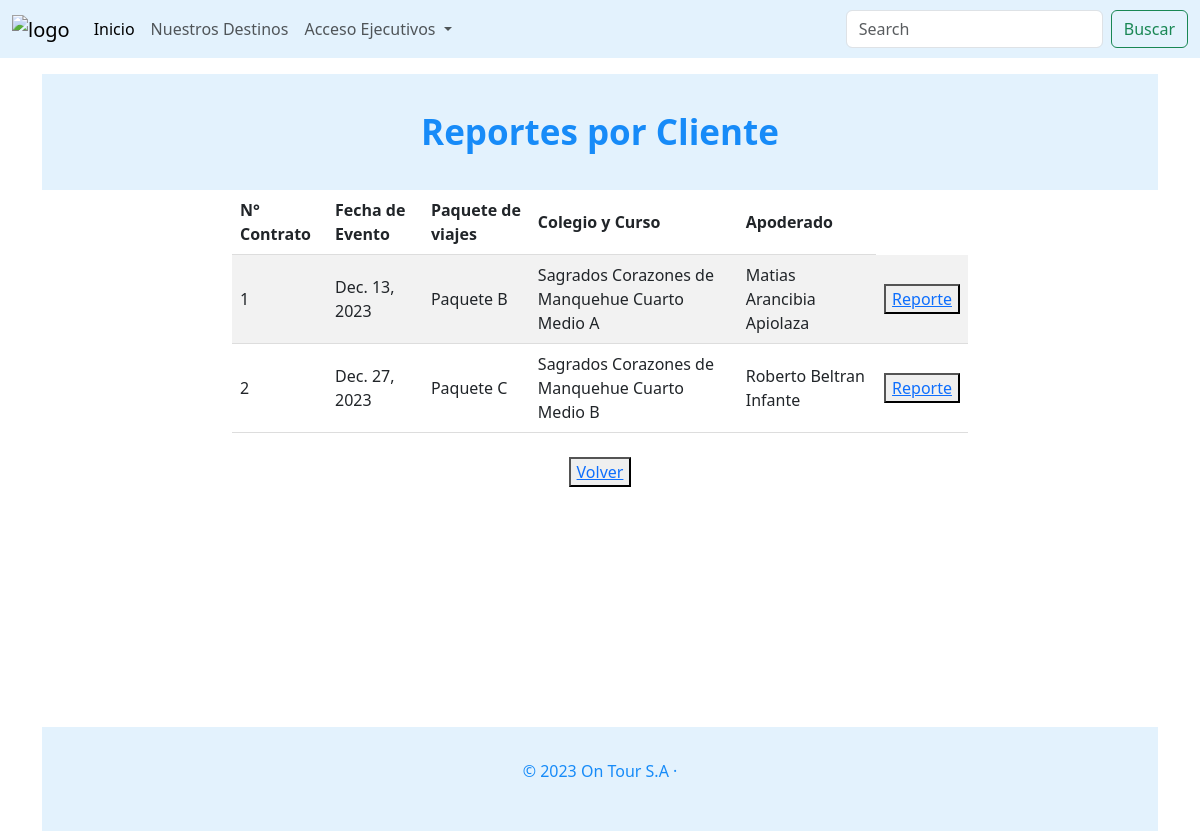
/ontour/reporte_dos, run on the app's committed database.
### ontour/models.py (models this page shows, shortened)
class contrato (models.Model):
    id_contrato             = models.AutoField(primary_key = True)
    fecha_contrato          = models.DateField(blank = False, null = False)
    fecha_evento            = models.DateField(blank = False, null = False)
    fecha_de_pago           = models.DateField(blank = False, null = False)
    monto_reserva           = models.IntegerField(blank = False, null = False)
    id_paquete              = models.ForeignKey("paquete_turistico", on_delete=models.CASCADE, blank = False, null = False, max_length=50)
    id_cuenta_viaje         = models.ForeignKey("estado_pago", on_delete=models.CASCADE)
    rut_apoderado           = models.ForeignKey("Apoderado", on_delete=models.CASCADE)
    id_curso                = models.ForeignKey("curso", on_delete=models.CASCADE)

class paquete_turistico (models.Model):
    id_paquete          = models.AutoField(primary_key = True, db_column='PaqueteTuristico')
    nombre_paquete      = models.CharField(blank = False, null = False, max_length=50)
    def __str__(self):
        return str(self.nombre_paquete)

class curso (models.Model):
    id_curso            = models.AutoField(primary_key = True, db_column= 'IdCurso')
    nivel_curso         = models.CharField(blank = False, null = False, max_length= 15)
    seccion_curso       = models.CharField(blank = False, null = False, max_length= 1)
    id_colegio          = models.ForeignKey("colegio", on_delete=models.CASCADE)
    id_cuenta_viaje     = models.ForeignKey("estado_pago",blank = False, null = False, on_delete=models.CASCADE)
    def __str__(self):
        return str (self.id_colegio)+ " "  +(self.nivel_curso)+ " " +(self.seccion_curso)

class colegio (models.Model):
    id_colegio          = models.AutoField(primary_key = True)
    nombre_colegio      = models.CharField(blank = False, null = False, max_length=50)
    def __str__(self):
        return str(self.nombre_colegio)

class Apoderado (models.Model):
    rut_apoderado           = models.CharField(primary_key = True, max_length=10)
    nombre_apoderado        = models.CharField(blank = False, null = False, max_length=50)
    appaterno_alumno        = models.CharField(blank = False, null = False, max_length=20)
    apmaterno_alumno        = models.CharField(blank = False, null = False, max_length=20)
    edad                    = models.IntegerField(blank = False, null = False)
    telefono                = models.IntegerField(blank = False, null = False)
    email                   = models.EmailField(blank = False, null = False, max_length=254)
    id_genero               = models.ForeignKey('Genero',on_delete=models.CASCADE, db_column='idGenero')
    rut_alumno              = models.ForeignKey("Alumno", on_delete=models.CASCADE)
    def __str__(self):
        return str(self.nombre_apoderado)+" "+str(self.appaterno_alumno)+ " "+ str(self.apmaterno_alumno)

### ontour/views.py (the view)
# urls.py: path('reporte_dos', views.reporte_dos, name='reporte_dos'),
def reporte_dos(request):
    contratos = contrato.objects.all()
    context={"contratos":contratos}
    return render(request, 'ontour/reporte_dos.html', context)

### ontour/templates/ontour/reporte_dos.html (shortened to what this page needs)
{% load static %}
<!DOCTYPE html>
<html lang="es">
<head>
    <link rel="stylesheet" href="{% static 'ccs/estilos.css'%}">
    <link href="https://cdn.jsdelivr.net/npm/bootstrap@5.3.0-alpha3/dist/css/bootstrap.min.css" rel="stylesheet">
    <link rel="stylesheet" href="https://cdn.jsdelivr.net/npm/@tabler/icons-webfont@latest/tabler-icons.min.css">
    <link href="{% static 'vendor/fontawesome-free/css/all.min.css'%}" rel="stylesheet" type="text/css">
    <link href="{% static 'css/sb-admin-2.min.css'%}" rel="stylesheet">
</head>
<body>
    <header>
        <nav class="navbar navbar-expand-lg" style="background-color: #e3f2fd;">
            <div class="container-fluid">
                <a class="navbar-brand" href="{% url 'index'%}">
                    <img src="{% static 'imagenes/logo.png' %}" alt="logo" width="auto" height="100">
                </a>
                <div class="collapse navbar-collapse" id="navbarSupportedContent">
                    <ul class="navbar-nav me-auto mb-2 mb-lg-0">
                        <li class="nav-item">
                            <a class="nav-link active" aria-current="page" href="{% url 'index'%}">Inicio</a>
                        </li>
                    <li class="nav-item">
                        <a class="nav-link" href="{% url 'destinos'%}">Nuestros Destinos</a>
                    </li>
                    <li class="nav-item dropdown">
                        <a class="nav-link dropdown-toggle" href="#" role="button" data-bs-toggle="dropdown" aria-expanded="false">
                            Acceso Ejecutivos
                        </a>
                    </li>
                    </ul>
                    <form class="d-flex" role="search">
                        <input class="form-control me-2" type="search" placeholder="Search" aria-label="Search">
                        <button class="btn btn-outline-success" type="submit">Buscar</button>
                    </form>
                </div>
            </div>
        </nav>
    </header>
    <div class="container">
        <div class="containerfd">
        <div class="row">
            <div class="col-md-12">
                <div id="titulo" class="text-center"> Reportes por Cliente</h1>
            </div>
            </div>
        </div>
        </div>
    </div>
    <div class="container" style="text-align: center;" >
        <div class="row g-8">
            <div class="col-md-2"></div>
            <div class="col-md-8" >
                <table >
                    {% if contratos %}
                            <th> N° Contrato </th>
                            <th> Fecha de Evento </th>
                            <th> Paquete de viajes </th>
                            <th> Colegio y Curso</th>
                            <th> Apoderado </th>
                            {% for x in contratos %}
                                <tr>
                                    <td> {{x.id_contrato}}
                                    <td> {{x.fecha_evento}}
                                    <td> {{x.id_paquete}}
                                    <td> {{x.id_curso}}
                                    <td> {{x.rut_apoderado}}
                                    <td>
                                        <button type="button">
                                            <a href=" {%url 'reporte_generado' pk=x.id_contrato %}" type="button"> Reporte</a>
                                        </button>
                                </tr>
                        {%endfor%}
                    {%endif%}
                </table>
                <br>
                <button type="button">
                    <a href= "{%url 'index'%}"> Volver </a>
                </button>
            </div>
        </div>
    <link href="../assets/dist/css/bootstrap.min.css" rel="stylesheet">
<footer class="containerf">
    <p>&copy; 2023 On Tour S.A &middot;</p>
</footer>
<link rel="stylesheet" href="{% static 'ontourapp/css/estilos.css' %}">
</body>
</html>

### ontour/static/css/estilos.css (style rules this page uses)
#titulo { text-align: center; font-size: 35px; font-weight: bold; color: #178bf8; }
.containerf { background-color: #e3f2fd; color: #178bf8; text-align: center; padding: 2rem; margin-top: 15rem; }
.containerfd { background-color: #e3f2fd; color: #178bf8; text-align: center; padding: 2rem; margin-top: 1rem; }
table { border-collapse: collapse; width: 100%; }
th, td { padding: 8px; text-align: left; border-bottom: 1px solid #ddd; }
tbody tr:nth-child(even) { background-color: #f2f2f2; }

### data on the page
contrato: id_contrato "1", fecha_evento "Dec. 13, 2023", id_paquete "Paquete B", id_curso "Sagrados Corazones de Manquehue Cuarto Medio A", rut_apoderado "Matias Arancibia Apiolaza"
contrato: id_contrato "2", fecha_evento "Dec. 27, 2023", id_paquete "Paquete C", id_curso "Sagrados Corazones de Manquehue Cuarto Medio B", rut_apoderado "Roberto Beltran Infante"
